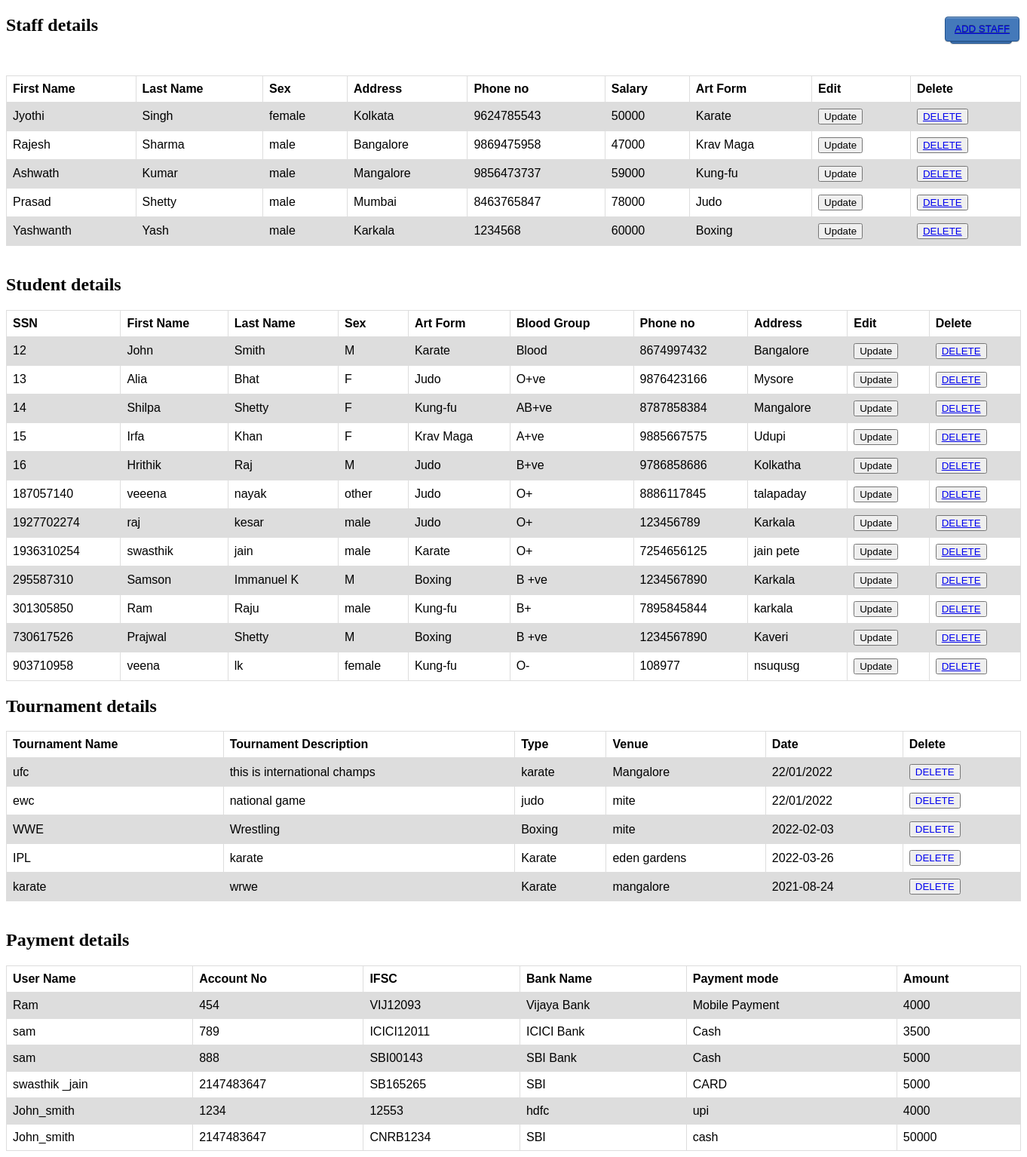
Page /admin_details.php on the committed database.
### tables this page shows
CREATE TABLE `staff` (
  `S_id` int(20) NOT NULL,
  `Fname` varchar(20) NOT NULL,
  `Lname` varchar(20) NOT NULL,
  `S_uname` varchar(20) NOT NULL,
  `Sex` varchar(20) NOT NULL,
  `Address` varchar(20) NOT NULL,
  `Phno` bigint(25) NOT NULL,
  `Salary` int(20) NOT NULL,
  `type` varchar(255) NOT NULL
);

CREATE TABLE `student` (
  `SSN` varchar(20) NOT NULL,
  `Fname` varchar(20) NOT NULL,
  `Lname` varchar(20) NOT NULL,
  `Sex` varchar(20) NOT NULL,
  `Art_form` varchar(20) NOT NULL,
  `Blood` varchar(20) NOT NULL,
  `St_uname` varchar(20) NOT NULL,
  `Phno` varchar(20) NOT NULL,
  `Address` varchar(20) NOT NULL
);

CREATE TABLE `tournament` (
  `t_id` int(11) NOT NULL,
  `t_name` varchar(255) NOT NULL,
  `t_desc` text NOT NULL,
  `t_type` varchar(255) NOT NULL,
  `venue` varchar(255) NOT NULL,
  `date` varchar(255) NOT NULL,
  `t_img` varchar(255) NOT NULL
);

CREATE TABLE `payment` (
  `uId` int(11) NOT NULL,
  `acc_no` int(20) NOT NULL,
  `IFSC` varchar(20) NOT NULL,
  `bank_name` varchar(20) NOT NULL,
  `payment_mode` varchar(20) NOT NULL,
  `Amount` int(20) NOT NULL,
  `username` varchar(45) NOT NULL
);

### admin_details.php (the view, shortened to what this page needs)
<!DOCTYPE html>
<html>
<head>
</head>
<body>
<button class="button"><a href="index.php">LOGOUT</a></button>
  <?php
                $con = mysqli_connect('localhost:3306', 'root', '','boxing');
                $sql = "SELECT * FROM staff";
                $result = mysqli_query($con, $sql);
                echo "<h2>Staff details</h2>";
                echo "<button class =btn><a href='addstaff.php'>ADD STAFF</a></button>";
                echo "<table border='1'>
                <tr>
                <th>First Name</th>
                <th>Last Name</th>
                <th>Sex</th>
                <th>Address</th>
                <th>Phone no</th>
                <th>Salary</th>
                <th>Art Form</th>
                <th>Edit</th>
                <th>Delete</th>
                </tr>";
                while($row = mysqli_fetch_assoc($result))
                {
                    $uname=$row['S_uname'];
                    echo "<tr>";
                    echo "<td>" . $row['Fname'] . "</td>";
                    echo "<td>" . $row['Lname'] . "</td>";
                    echo "<td>" . $row['Sex'] . "</td>";
                    echo "<td>" . $row['Address'] . "</td>";
                    echo "<td>" . $row['Phno'] . "</td>";
                    echo "<td>" . $row['Salary'] . "</td>";
                    echo "<td>" . $row['type'] . "</td>";
                    echo "<td><form action='staff_details.php' method='POST'><input type='hidden' id='userId' name='userId'  value='".$row["S_id"]."'/><input type='submit' name='submit-btn' value='Update' /></form></td>";
                    echo "<td><button><a href=deletestaff.php?id=$uname>DELETE</a></button></td>";
                    echo "</tr>";
                }
                echo "</table>";
                $sql = "SELECT SSN, Fname, Lname, Sex, Art_form, Blood, Phno, St_uname, Address FROM student";
                $result = mysqli_query($con, $sql);
                echo "<br><h2>Student details</h2>";
                echo "<table border='1'>
                <tr>
                <th>SSN</th>
                <th>First Name</th>
                <th>Last Name</th>
                <th>Sex</th>
                <th>Art Form</th>
                <th>Blood Group</th>
                <th>Phone no</th>
                <th>Address</th>
                <th>Edit</th>
                <th>Delete</th>
                </tr>";
                while($row = mysqli_fetch_assoc($result))
                {
                    $sname=$row['St_uname'];
                    echo "<tr>";
                    echo "<td>" . $row['SSN'] . "</td>";
                    echo "<td>" . $row['Fname'] . "</td>";
                    echo "<td>" . $row['Lname'] . "</td>";
                    echo "<td>" . $row['Sex'] . "</td>";
                    echo "<td>" . $row['Art_form'] . "</td>";
                    echo "<td>" . $row['Blood'] . "</td>";
                    echo "<td>" . $row['Phno'] . "</td>";
                    echo "<td>" . $row['Address'] . "</td>";
                    echo "<td><form action='student_details.php' method='POST'><input type='hidden' id='ssn' name='ssn'  value='".$row["SSN"]."'/><input type='submit' name='submit-btn' value='Update' /></form></td>";
                    echo "<td><button><a href=deletestu.php?id=$sname>DELETE</a></button></td>";
                    echo "</tr>";
                }
                echo "</table>";
                $con = mysqli_connect('localhost:3306', 'root', '','boxing');
                $sql = "SELECT * FROM tournament";
                $result = mysqli_query($con,$sql);
                echo "<h2>Tournament details</h2>";
                echo "<table border='1'>
                <tr>
                <th>Tournament Name</th>
                <th>Tournament Description</th>
                <th>Type</th>
                <th>Venue</th>
                <th>Date</th>
                <th>Delete</th>
                </tr>";
                while($row = mysqli_fetch_assoc($result))
                {
                    $tid=$row['t_id'];
                    echo "<tr>";
                    echo "<td>" . $row['t_name'] . "</td>";
                    echo "<td>" . $row['t_desc'] . "</td>";
                    echo "<td>" . $row['t_type'] . "</td>";
                    echo "<td>" . $row['venue'] . "</td>";
                    echo "<td>" . $row['date'] . "</td>";
                    echo "<td><button class=hai><a href=delt.php?id=$tid>DELETE</a></button></td>";
                    echo "</tr>";
                }
                echo "</table>";
                $sql = "SELECT acc_no, IFSC, bank_name, payment_mode, Amount, username FROM payment";
                $result = mysqli_query($con, $sql);
                echo "<br><h2>Payment details</h2>";
                echo "<table border='1'>
                <tr>
                <th>User Name</th>
                <th>Account No</th>
                <th>IFSC</th>
                <th>Bank Name</th>
                <th>Payment mode</th>
                <th>Amount</th>
                </tr>";
                while($row = mysqli_fetch_assoc($result))
                {
                    echo "<tr>";
                    echo "<td>" . $row['username'] . "</td>";
                    echo "<td>" . $row['acc_no'] . "</td>";
                    echo "<td>" . $row['IFSC'] . "</td>";
                    echo "<td>" . $row['bank_name'] . "</td>";
                    echo "<td>" . $row['payment_mode'] . "</td>";
                    echo "<td>" . $row['Amount'] . "</td>";
                    echo "</tr>";
                }
                echo "</table>";
  ?>
</body>
</html>

### admin_details.php (style rules this page uses)
table { font-family: arial, sans-serif; border-collapse: collapse; width: 100%; }
td, th { border: 1px solid #dddddd; text-align: left; padding: 8px; }
tr:nth-child(even) { background-color: #dddddd; }
.hai a { text-decoration: none; }
.button { -webkit-border-radius: 4px; -moz-border-radius: 4px; border-radius: 4px; border: solid 1px #20538D; text-shadow: 0 -1px 0 rgba(0, 0, 0, 0.4); -webkit-box-shadow: inset 0 1px 0 rgba(255, 255, 255, 0.4), 0 1px 1px rgba(0, 0, 0, 0.2); -moz-box-shadow: inset 0 1px 0 rgba(255, 255, 255, 0.4), 0 1px 1px rgba(0, 0, 0, 0.2); box-shadow: inset 0 1px 0 rgba(255, 255, 255, 0.4), 0 1px 1px rgba(0, 0, 0, 0.2); background: #4479BA; color: #FFF; padding: 8px 12px; text-decoration: none; position: fixed; right: 20px; top: 25px; }
.btn { -webkit-border-radius: 4px; -moz-border-radius: 4px; border-radius: 4px; border: solid 1px #20538D; text-shadow: 0 -1px 0 rgba(0, 0, 0, 0.4); -webkit-box-shadow: inset 0 1px 0 rgba(255, 255, 255, 0.4), 0 1px 1px rgba(0, 0, 0, 0.2); -moz-box-shadow: inset 0 1px 0 rgba(255, 255, 255, 0.4), 0 1px 1px rgba(0, 0, 0, 0.2); box-shadow: inset 0 1px 0 rgba(255, 255, 255, 0.4), 0 1px 1px rgba(0, 0, 0, 0.2); background: #4479BA; color: #FFF; padding: 8px 12px; text-decoration: none; position: relative; right: -1245px; top: -45px; }
.button a { text-decoration:none; }

### rows in the picture
staff: Fname "Jyothi", Lname "Singh", Sex "female", Address "Kolkata", Phno "9624785543", Salary "50000", type "Karate"
staff: Fname "Rajesh", Lname "Sharma", Sex "male", Address "Bangalore", Phno "9869475958", Salary "47000", type "Krav Maga"
staff: Fname "Ashwath", Lname "Kumar", Sex "male", Address "Mangalore", Phno "9856473737", Salary "59000", type "Kung-fu"
staff: Fname "Prasad", Lname "Shetty", Sex "male", Address "Mumbai", Phno "8463765847", Salary "78000", type "Judo"
staff: Fname "Yashwanth", Lname "Yash", Sex "male", Address "Karkala", Phno "1234568", Salary "60000", type "Boxing"
student: SSN "12", Fname "John", Lname "Smith", Sex "M", Art_form "Karate", Blood "Blood", Phno "8674997432", Address "Bangalore"
student: SSN "13", Fname "Alia", Lname "Bhat", Sex "F", Art_form "Judo", Blood "O+ve", Phno "9876423166", Address "Mysore"
student: SSN "14", Fname "Shilpa", Lname "Shetty", Sex "F", Art_form "Kung-fu", Blood "AB+ve", Phno "8787858384", Address "Mangalore"
student: SSN "15", Fname "Irfa", Lname "Khan", Sex "F", Art_form "Krav Maga", Blood "A+ve", Phno "9885667575", Address "Udupi"
student: SSN "16", Fname "Hrithik", Lname "Raj", Sex "M", Art_form "Judo", Blood "B+ve", Phno "9786858686", Address "Kolkatha"
student: SSN "187057140", Fname "veeena", Lname "nayak", Sex "other", Art_form "Judo", Blood "O+", Phno "8886117845", Address "talapaday"
student: SSN "1927702274", Fname "raj", Lname "kesar", Sex "male", Art_form "Judo", Blood "O+", Phno "123456789", Address "Karkala"
student: SSN "1936310254", Fname "swasthik", Lname "jain", Sex "male", Art_form "Karate", Blood "O+", Phno "7254656125", Address "jain pete"
student: SSN "295587310", Fname "Samson", Lname "Immanuel K", Sex "M", Art_form "Boxing", Blood "B +ve", Phno "1234567890", Address "Karkala"
student: SSN "301305850", Fname "Ram", Lname "Raju", Sex "male", Art_form "Kung-fu", Blood "B+", Phno "7895845844", Address "karkala"
student: SSN "730617526", Fname "Prajwal", Lname "Shetty", Sex "M", Art_form "Boxing", Blood "B +ve", Phno "1234567890", Address "Kaveri"
student: SSN "903710958", Fname "veena", Lname "lk", Sex "female", Art_form "Kung-fu", Blood "O-", Phno "108977", Address "nsuqusg"
tournament: t_name "ufc", t_desc "this is international champs", t_type "karate", venue "Mangalore", date "22/01/2022"
tournament: t_name "ewc", t_desc "national game", t_type "judo", venue "mite", date "22/01/2022"
tournament: t_name "WWE", t_desc "Wrestling", t_type "Boxing", venue "mite", date "2022-02-03"
tournament: t_name "IPL", t_desc "karate", t_type "Karate", venue "eden gardens", date "2022-03-26"
tournament: t_name "karate", t_desc "wrwe", t_type "Karate", venue "mangalore", date "2021-08-24"
payment: username "Ram", acc_no "454", IFSC "VIJ12093", bank_name "Vijaya Bank", payment_mode "Mobile Payment", Amount "4000"
payment: username "sam", acc_no "789", IFSC "ICICI12011", bank_name "ICICI Bank", payment_mode "Cash", Amount "3500"
payment: username "sam", acc_no "888", IFSC "SBI00143", bank_name "SBI Bank", payment_mode "Cash", Amount "5000"
payment: username "swasthik _jain", acc_no "2147483647", IFSC "SB165265", bank_name "SBI", payment_mode "CARD", Amount "5000"
payment: username "John_smith", acc_no "1234", IFSC "12553", bank_name "hdfc", payment_mode "upi", Amount "4000"
payment: username "John_smith", acc_no "2147483647", IFSC "CNRB1234", bank_name "SBI", payment_mode "cash", Amount "50000"
